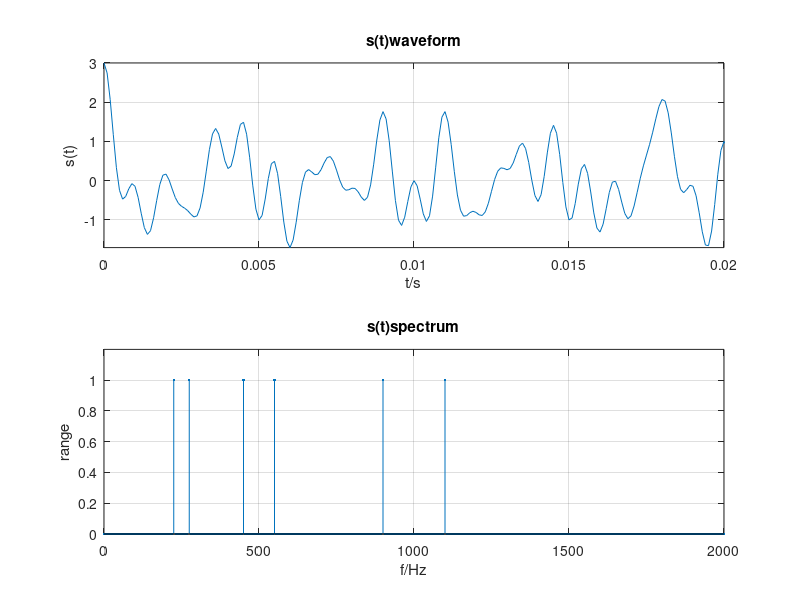
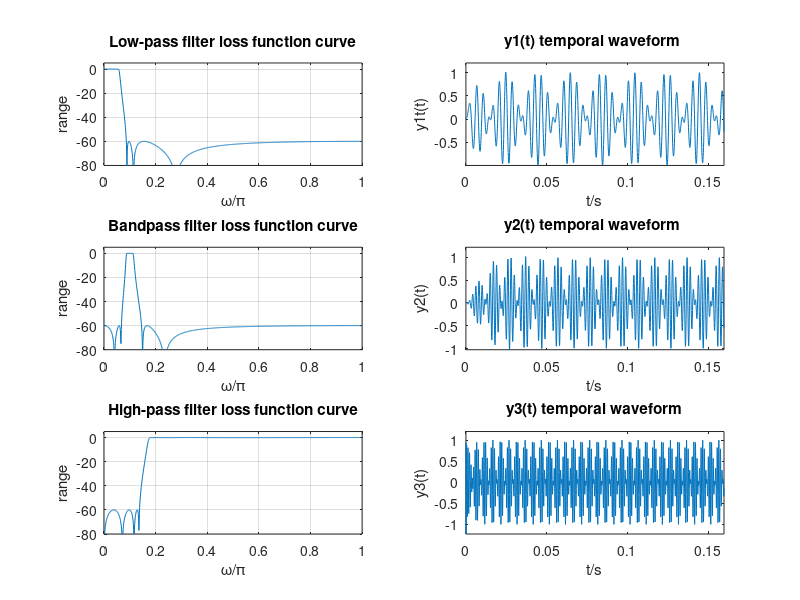

Reproduce these figures in MATLAB, in order.
%IIR
%mstg  st
N = 1600;       
Fs = 10000;       
T = 1/Fs;
Tp = N*T;       
t = 0:T:(N-1)*T;
k = 0:N-1;
f = k/Tp;
fc1 = Fs/10;      
fm1 = fc1/10;      
fc2 = Fs/20;      
fm2 = fc2/10;
fc3 = Fs/40;
fm3 = fc3/10;
xt1 = cos(2*pi*fm1*t).*cos(2*pi*fc1*t);
xt2 = cos(2*pi*fm2*t).*cos(2*pi*fc2*t);
xt3 = cos(2*pi*fm3*t).*cos(2*pi*fc3*t);
st = xt1+xt2+xt3; 
fxt = fft(st,N); 

subplot(2,1,1);  
plot(t,st);
grid;
title('s(t)waveform');
xlabel('t/s');ylabel('s(t)');
axis([0,Tp/8,min(st),max(st)]);

subplot(2,1,2);
stem(f,abs(fxt)/max(abs(fxt)),'.');
grid;
title('s(t)spectrum');
xlabel('f/Hz');ylabel('range');
axis([0,Fs/5,0,1.2]);


%LPF
fp = 280;     
fs = 450;      
wp = 2*fp/Fs;     
ws = 2*fs/Fs;
rp = 0.1;
rs = 60;
[N,wp] = ellipord(wp,ws,rp,rs); 
[B,A] = ellip(N,rp,rs,wp);   
y1t = filter(B,A,st);

figure(2)
subplot(3,2,1); 
[H,W] = freqz(B,A,1000);
m = abs(H);
plot(W/pi,20*log10(m/max(m)));
grid;
title('Low-pass filter loss function curve');
xlabel('\omega/\pi');ylabel('range');
axis([0,1,-80,5]);

subplot(3,2,2);     
n = 0:length(y1t)-1;
t = n*T;
plot(t,y1t);
title('y1(t) temporal waveform ');
xlabel('t/s');ylabel('y1t(t)');
axis([0,t(end),min(y1t),1.2*max(y1t)]);


%Bandpass filter
fpl = 440;
fpu = 560;
fsl = 275;
fsu = 900;
wp = [2*fpl/Fs,2*fpu/Fs];    
ws = [2*fsl/Fs,2*fsu/Fs];    
[N,wp] = ellipord(wp,ws,rp,rs);     
[B,A] = ellip(N,rp,rs,wp);       
y2t = filter(B,A,st);

subplot(3,2,3);          
[H,W] = freqz(B,A,1000);
m = abs(H);
plot(W/pi,20*log10(m/max(m)));
grid;
title('Bandpass filter loss function curve');
xlabel('\omega/\pi');ylabel('range');
axis([0,1,-80,5]);

subplot(3,2,4);   
n = 0:length(y2t)-1;
t = n*T;
plot(t,y2t);
title('y2(t) temporal waveform ');
xlabel('t/s');ylabel('y2(t)');
axis([0,t(end),min(y2t),1.2*max(y2t)]);


%High-pass filter
fp = 890;
fs = 600;
wp = 2*fp/Fs;   
ws = 2*fs/Fs;
rp = 0.1;
rs = 60;
[N,wp] = ellipord(wp,ws,rp,rs);  
[B,A] = ellip(N,rp,rs,wp,'high');   
y3t = filter(B,A,st);

subplot(3,2,5);     
[H,W] = freqz(B,A,1000);
m = abs(H);
plot(W/pi,20*log10(m/max(m)));
grid;
title('High-pass filter loss function curve');
xlabel('\omega/\pi');ylabel('range');
axis([0,1,-80,5]);

subplot(3,2,6); 
n = 0:length(y3t)-1;
t = n*T;
plot(t,y3t);
title('y3(t) temporal waveform');
xlabel('t/s');ylabel('y3(t)');
axis([0,t(end),min(y3t),1.2*max(y3t)]);
